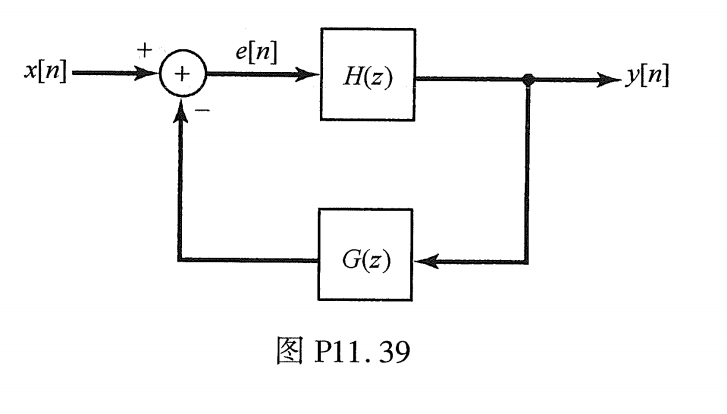
%> input picture 228.png, 727 x 414 px
$ octave main3.m   (GNU Octave 9; MATLAB toolbox functions it lacks are replaced by stand-ins)
%> lines starting %> are read from the running program, lines starting %| are printed output that depends on the picture; in (x1, y1, x2, y2) boxes, pixels count from 0 and x2, y2 are one past the last pixel; in counts of white or black regions, pixels touching at a corner belong together; the program's own positions count from 1
%> further down, I is the input picture: size 414x727x3 uint8; min 0, max 255, mean 247.2
### preprocessing.m
function BW =  preprocessing(I)
% I=imresize(I,1.5);
BW1=rgb2gray(I);
thresh = graythresh(BW1);
%> thresh = 0.557
BW2 = imbinarize(BW1,thresh);
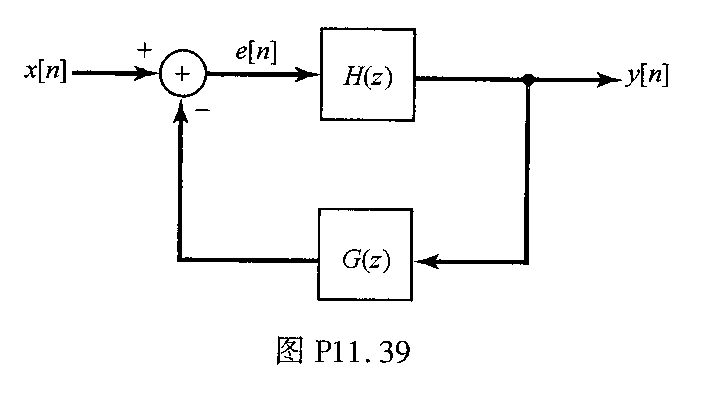
%> BW2: size 414x727 logical; 96.9% white; 33 black regions (2 under 20 px), largest, box (x1, y1, x2, y2) and area: (72, 27, 622, 269) 4742, (173, 99, 414, 302) 2373, (277, 336, 303, 365) 273
BW2=~BW2;
% se=strel('disk',1);
% BW2=imclose(BW2,se);
BW2=bwareaopen(BW2,30,8);
BW=BW2;

### textseparate.m
function graphic = textseparate(BW)
[L,num]=bwlabel(BW,8);
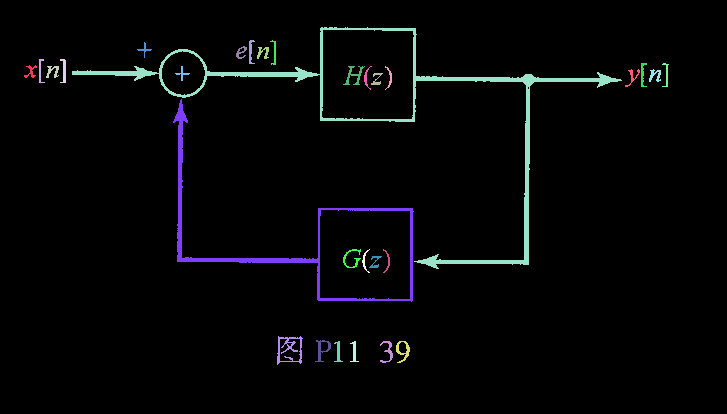
%> L: size 414x727 double; 31 distinct labels, from 0 to 30; one colour per label, 0 black
%> num = 30
for i=1:num
    [r,c]=find(L==i);
    for x=1:size(r)
       COPY(r(x,1),c(x,1))=1;
    end
    sumi=sum(COPY(:));
    sums(i,1)=sumi;
end
%> this loop made 30 passes
%> sumi on passes 1 to 12: 63, 121, 201, 281, 5023, 5072, 7445, 7498, 7562, 7635, 7712, 7770
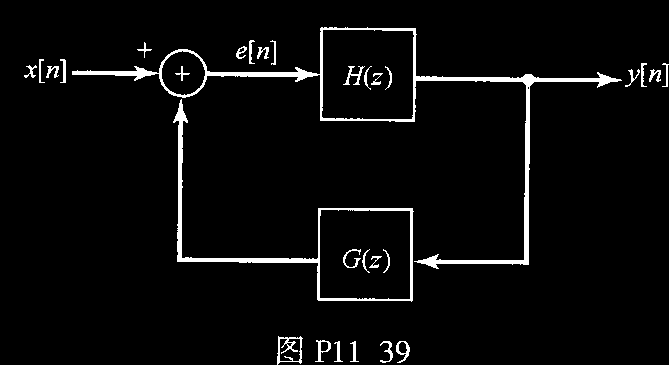
%> COPY: size 365x669 double; values 0 (black) and 1 (white), 3.8% white; 30 white regions, largest, box (x1, y1, x2, y2) and area: (72, 27, 622, 269) 4742, (173, 99, 414, 302) 2373, (277, 336, 303, 365) 273
%> after the loop, sums = 30 values from 63 to 9350
maxs=max(sums);                    %计算所有连通域的最大值
%> maxs = 9350
u=round(0.05*maxs);                %系数取0.05
%> u = 468
graphic = bwareaopen(BW,u,8);
%> graphic: size 414x727 logical; 2.4% white; 2 white regions, box (x1, y1, x2, y2) and area: (72, 27, 622, 269) 4742, (173, 99, 414, 302) 2373

### inner_Contour.m
function innerCountour=inner_Contour(graphic)

se=strel('disk',2);
graphic=imdilate(graphic,se);
%> graphic: size 414x727 logical; 4.8% white; 1 white region, box (x1, y1, x2, y2) and area: (70, 25, 624, 304) 14558
graphic=imerode(graphic,se);
%> graphic: size 414x727 logical; 2.4% white; 1 white region, box (x1, y1, x2, y2) and area: (72, 27, 622, 302) 7246
graphic=imdilate(graphic,se);
im=graphic;
im2=imfill(im,'holes');
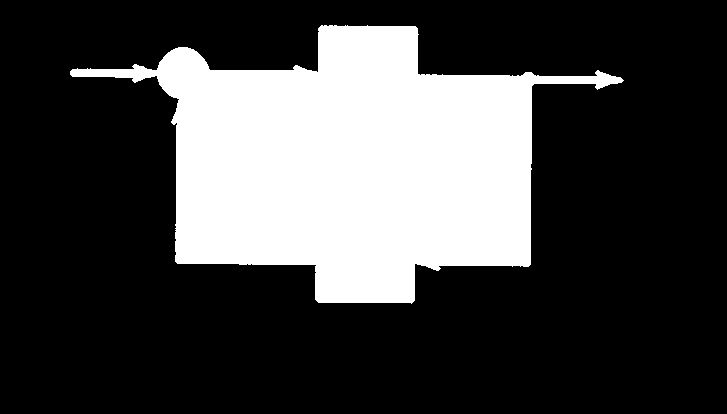
%> im2: size 414x727 logical; 26.6% white; 1 white region, box (x1, y1, x2, y2) and area: (70, 25, 624, 304) 80093
outerCountour = bwperim(im2);
%> outerCountour: size 414x727 logical; 0.55% white in thin lines or dots, all inside (x1, y1, x2, y2) = (70, 25, 624, 304)
Countour = bwperim(graphic);
innerCountour=xor(outerCountour,Countour);
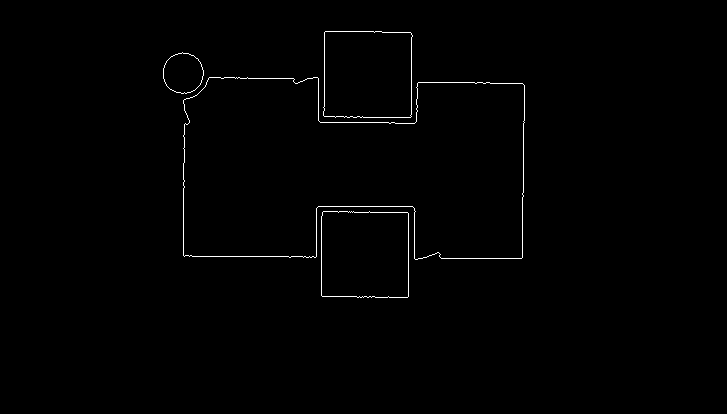
%> innerCountour: size 414x727 logical; 0.66% white in thin lines or dots, all inside (x1, y1, x2, y2) = (163, 31, 525, 298)
innerCountour = bwareaopen(innerCountour,20,8);

### findallcontours.m
function [candidateContours,num] = findallcontours(innercontour)

[L,num] = bwlabel(innercontour,8);
%> L: size 414x727 double; 5 distinct labels, from 0 to 4
%> num = 4
[w,h]=size(innercontour);
%> w = 414; h = 727
for i=1:num
    [r,c]=find(L==i);
    A=zeros(w,h);
    for j=1:size(r)
        A(r(j,1),c(j,1))=1;
    end
    candidateContours{i}=A;
end
%> this loop made 4 passes
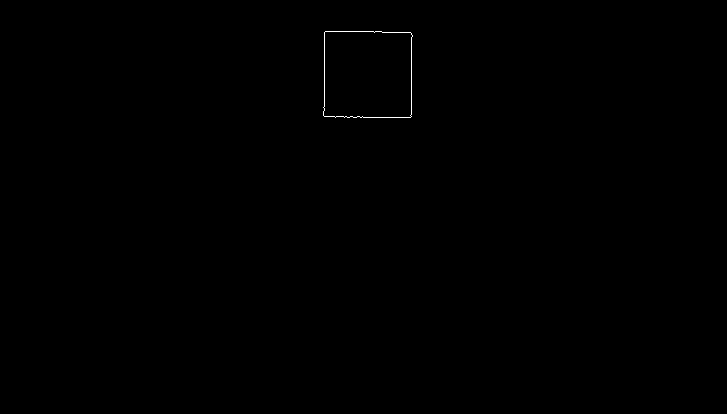
%> A: size 414x727 double; values 0 (black) and 1 (white), 0.11% white in thin lines or dots, all inside (x1, y1, x2, y2) = (323, 31, 413, 118)
%> after the loop, candidateContours = 4 items
num=num;
candidateContours=candidateContours;

### findallrealcontours.m
function realcontours=findallrealcontours(candidateContours)
for i=1:length(candidateContours)
    pic1=candidateContours{i};
    [y,x]=find(pic1==1);
    dt = delaunayTriangulation(x,y);
    k = convexHull(dt);
    [r,c]=size(pic1);
    pic11=zeros(r,c);
    lkt = roipoly(pic11,x(k),y(k));%求图包
    convexhulls{i}=lkt;
end
k=1;
for i=1:length(candidateContours)
    origin=imfill(candidateContours{i},'holes');
    a1=sum(origin(:));
    c=convexhulls{i};
    a2=sum(c(:));
    r=a1./a2;
    if r < 0.97
        continue;
    end
    realcontours{k}=candidateContours{i};
    k=k+1;
end

### main3.m
clc;
clear;
tic;
I=imread('228.png');                                      %读取原图
BW=preprocessing(I);                                     %预处理
graphic=textseparate(BW);                                %去字符
% thinGraphic1=thin(graphic);
% thinGraphic=thinner(thinGraphic1);
innercontour = inner_Contour(graphic);                   %获得内轮廓
[candidateContours,num]=findallcontours(innercontour);   %找到所有候选图元
%> candidateContours = 4 items; num = 4
realcontours=findallrealcontours(candidateContours);     %所有图元
%> the loop in findallrealcontours, `for i=1:length(candidateContours)` made 1 pass
%> pass 1, in findallrealcontours, `pic1=candidateContours{i};`:
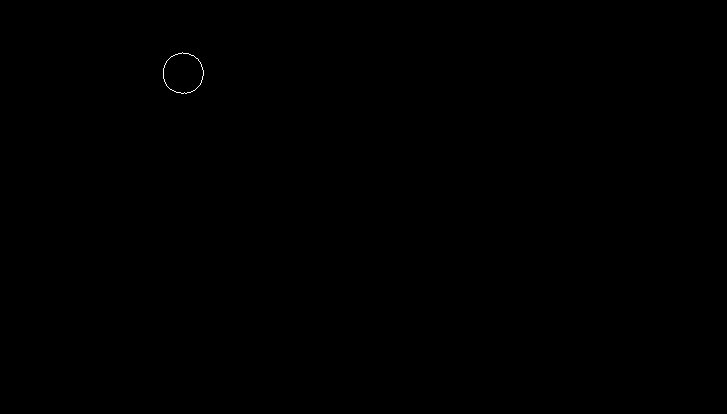
%> pic1: size 414x727 double; values 0 (black) and 1 (white), 0.04% white in thin lines or dots, all inside (x1, y1, x2, y2) = (163, 52, 204, 94)
%> the run ends on the next line

$ run again, with 115.png copied over 228.png
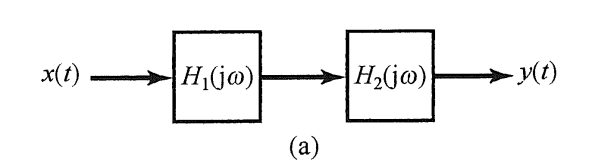
%> input picture 115.png, 607 x 165 px
%> I is the input picture: size 165x607x3 uint8; min 0, max 255, mean 242.8
%> thresh = 0.553
%> in textseparate, `[L,num]=bwlabel(BW,8);`: num = 23
%> the loop in textseparate, `for i=1:num` made 23 passes
%> sumi on passes 1 to 8: 58, 95, 139, 179, 2259, 2390, 2421, 2510
%> after the loop in textseparate, `for i=1:num`:
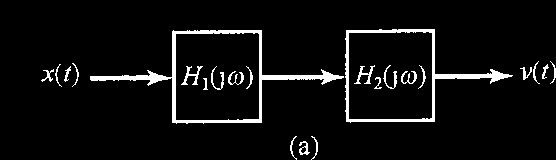
%> COPY: size 160x556 double; values 0 (black) and 1 (white), 5.5% white; 23 white regions, largest, box (x1, y1, x2, y2) and area: (90, 30, 344, 124) 2080, (345, 29, 513, 123) 1525, (181, 66, 203, 85) 131
%> after the loop in textseparate, `for i=1:num`: sums = 23 values from 58 to 4897
%> maxs = 4897
%> u = 245
%> im2: size 165x607 logical; 20.3% white; 1 white region, box (x1, y1, x2, y2) and area: (88, 27, 515, 126) 20363
%> outerCountour: size 165x607 logical; 1.2% white in thin lines or dots, all inside (x1, y1, x2, y2) = (88, 27, 515, 126)
%> innerCountour: size 165x607 logical; 0.64% white in thin lines or dots, all inside (x1, y1, x2, y2) = (177, 33, 431, 119)
%> in findallcontours, `[L,num] = bwlabel(innercontour,8);`: num = 2
%> the loop in findallcontours, `for i=1:num` made 2 passes
%> after the loop in findallcontours, `for i=1:num`: candidateContours = 2 items
%> `[candidateContours,num]=findallcontours(innercontour);`: num = 2
%> the loop in findallrealcontours, `for i=1:length(candidateContours)` made 1 pass
%> pass 1, in findallrealcontours, `pic1=candidateContours{i};`:
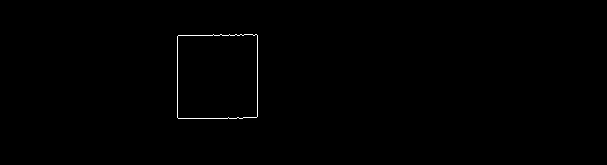
%> pic1: size 165x607 double; values 0 (black) and 1 (white), 0.32% white in thin lines or dots, all inside (x1, y1, x2, y2) = (177, 34, 258, 119)

$ run again, with 116.png copied over 228.png
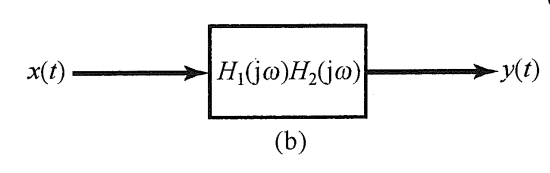
%> input picture 116.png, 550 x 173 px
%> I is the input picture: size 173x550x3 uint8; min 0, max 255, mean 243.5
%> thresh = 0.561
%> in textseparate, `[L,num]=bwlabel(BW,8);`: num = 21
%> the loop in textseparate, `for i=1:num` made 21 passes
%> sumi on passes 1 to 8: 58, 101, 144, 186, 3478, 3594, 3685, 3777
%> after the loop in textseparate, `for i=1:num`:
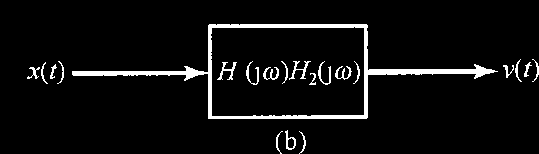
%> COPY: size 154x539 double; values 0 (black) and 1 (white), 5.5% white; 21 white regions, largest, box (x1, y1, x2, y2) and area: (72, 24, 498, 119) 3292, (217, 62, 237, 80) 116, (289, 61, 311, 80) 114
%> after the loop in textseparate, `for i=1:num`: sums = 21 values from 58 to 4550
%> maxs = 4550
%> u = 228
%> im2: size 173x550 logical; 19.7% white; 1 white region, box (x1, y1, x2, y2) and area: (70, 22, 500, 121) 18702
%> outerCountour: size 173x550 logical; 1.1% white in thin lines or dots, all inside (x1, y1, x2, y2) = (70, 22, 500, 121)
%> in inner_Contour, `innerCountour=xor(outerCountour,Countour);`:
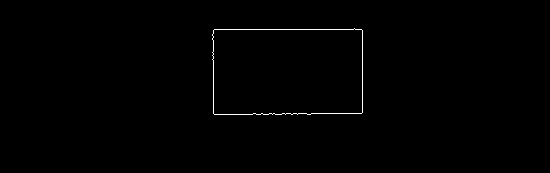
%> innerCountour: size 173x550 logical; 0.49% white in thin lines or dots, all inside (x1, y1, x2, y2) = (212, 28, 363, 115)
%> in findallcontours, `[L,num] = bwlabel(innercontour,8);`: num = 1
%> the loop in findallcontours, `for i=1:num` made 1 pass
%> after the loop in findallcontours, `for i=1:num`: candidateContours = 1 item
%> `[candidateContours,num]=findallcontours(innercontour);`: num = 1
%> the loop in findallrealcontours, `for i=1:length(candidateContours)` made 1 pass
